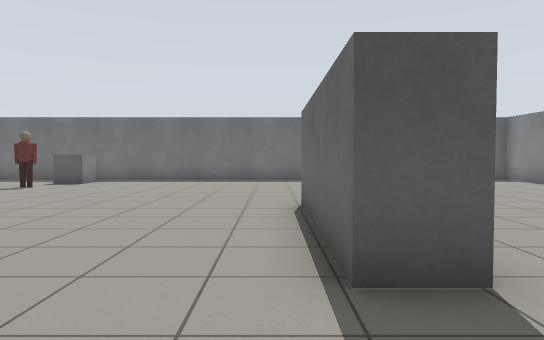
View 1 (above)

16 first-person views from a walk through a Gazebo world. The camera is 0.94 m above the floor, tilts 2° down and sees 70° across. The floor is counted in squares, 1 m on a side. Each view is taken from the middle of a square. On the plan, view 1 faces up. The plan holds only what a view shows up to about 13 squares ahead; the rest is blank. Simple shapes stand in for some stock models.

View 2
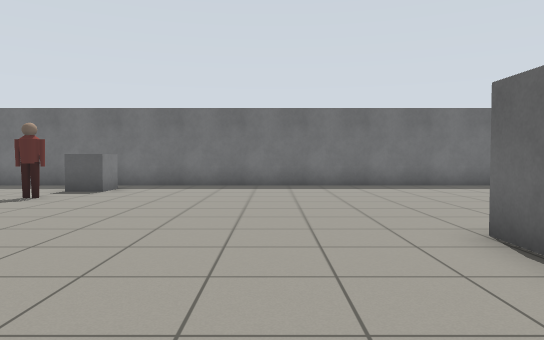

View 3
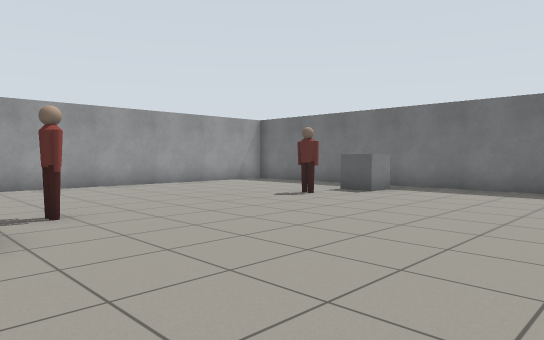

View 4
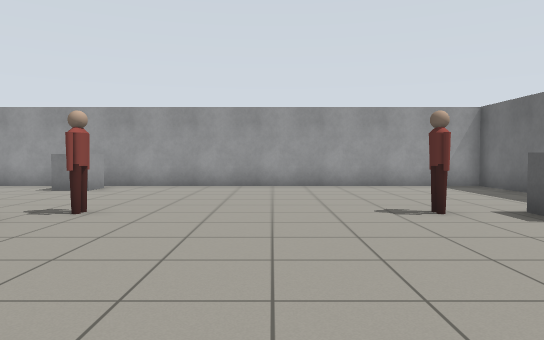

View 5
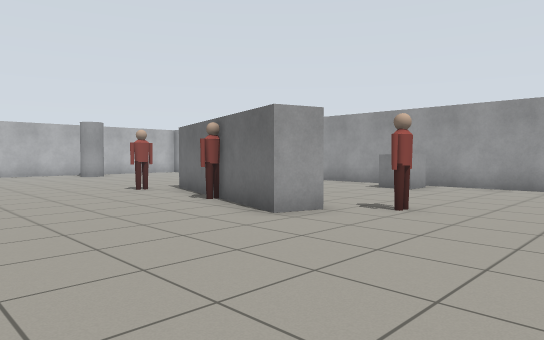

View 6
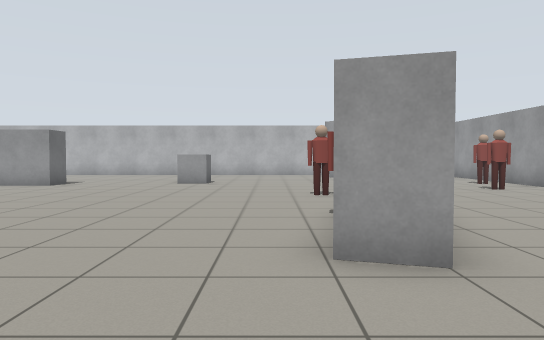

View 7
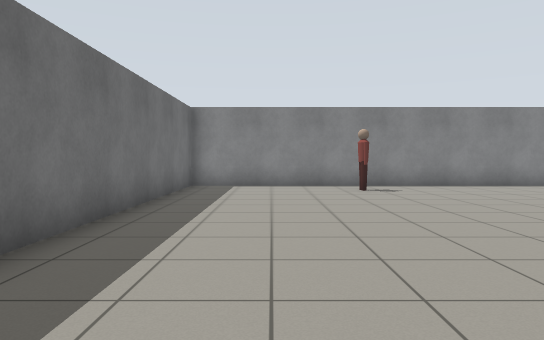

View 8
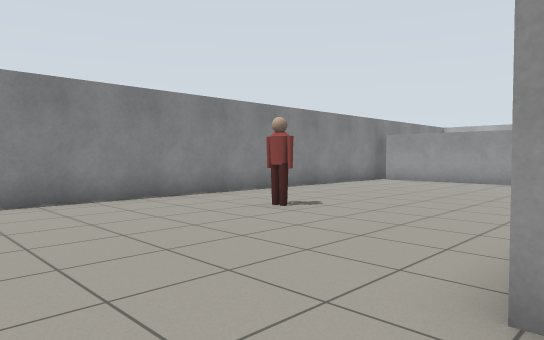

View 9
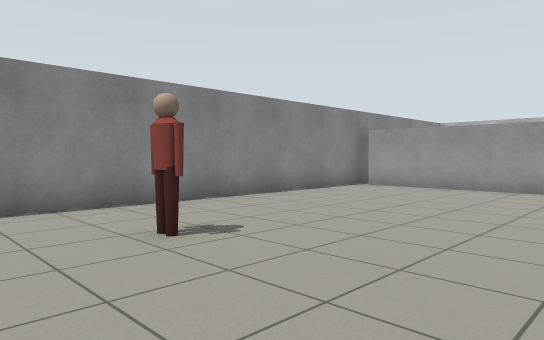

View 10
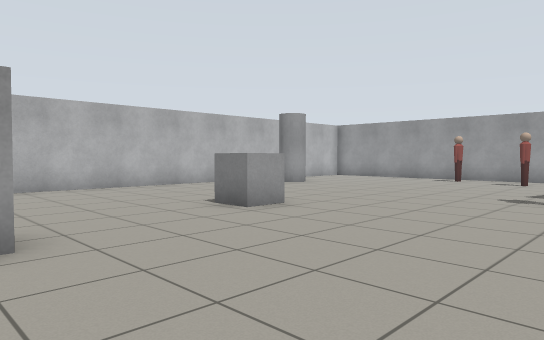

View 11
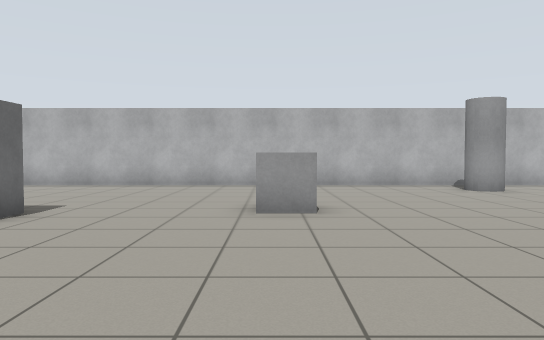

View 12
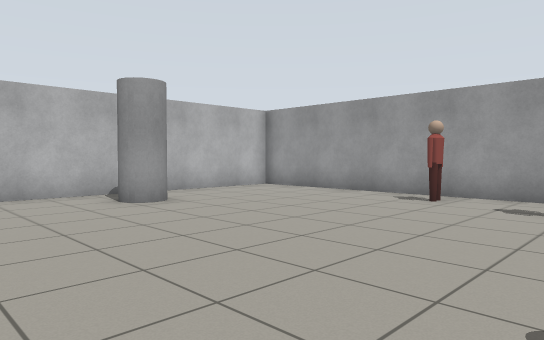

View 13
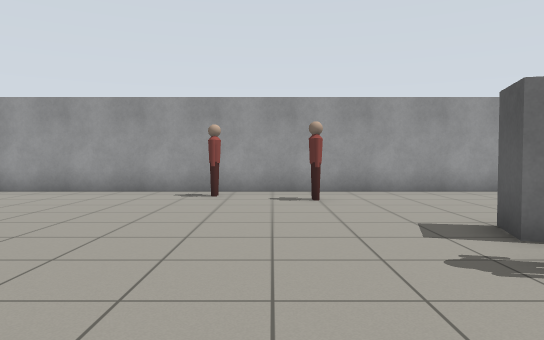

View 14
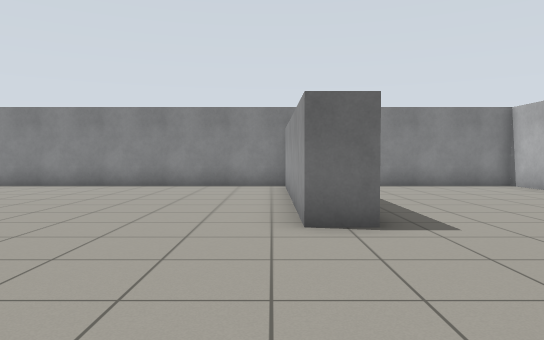

View 15
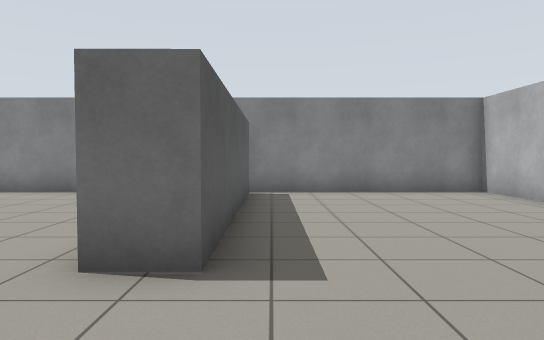

View 16
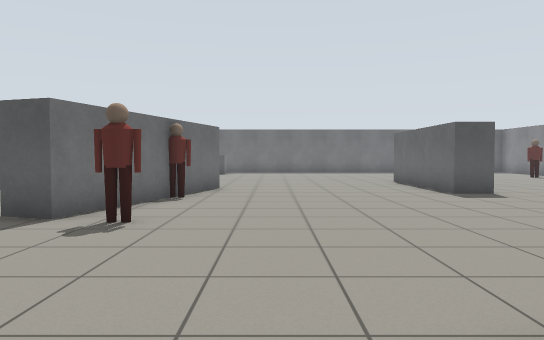

### Floor plan
Points are (right, up) in squares from view 1. A wall is a line through its corners. A room is listed if a view was taken in it or the views show most of it. See-through windows are left out.
Room 1 (views 1, 2, 3, 4, 5, 6, 7, 8, 9, 10, 11, 12, 13, 14, 15, 16)
walls: (1.6, 2.7) (0.6, 2.7) (0.6, 7.6); (-6.5, 4.8) (-5.6, 4.5) (-7.3, -1.2) (-8.3, -0.9); (8.6, -5.4) (2.1, -5.4) (2.1, -4.4) (8.9, -4.4); (-12.9, -11.6) (9.4, -11.6) (9.4, 15.6) (-13.3, 15.6) (-13.3, -11.2)
ways out: gap at (-13, -5); gap at (9, -5)
objects: person (-12, -5); person (-12, -3) to (-11, -3); grey box (-12, 3) to (-12, 4); grey cylinder (-8, -10); person (-8, 6) to (-7, 6); person (-8, 12) to (-7, 12); grey box (-7, 14); person (-6, -1); person (-6, 2); grey box (-2, -6); person (6, 5); person (8, 10)

Positions as (right, up) in squares from view 1, and headings:
1: (0, 0), facing up
2: (-2, 3), facing up
3: (-1, 4), facing up-left
4: (-1, 9), facing left
5: (-1, 9), facing down-left
6: (-5, 8), facing down
7: (-3, 13), facing right
8: (1, 10), facing down-right
9: (2, 7), facing down-right
10: (3, 0), facing down-left
11: (-2, 1), facing down
12: (-4, -2), facing down-left
13: (-3, -4), facing left
14: (-3, -4), facing right
15: (-1, -6), facing right
16: (-4, -7), facing up
